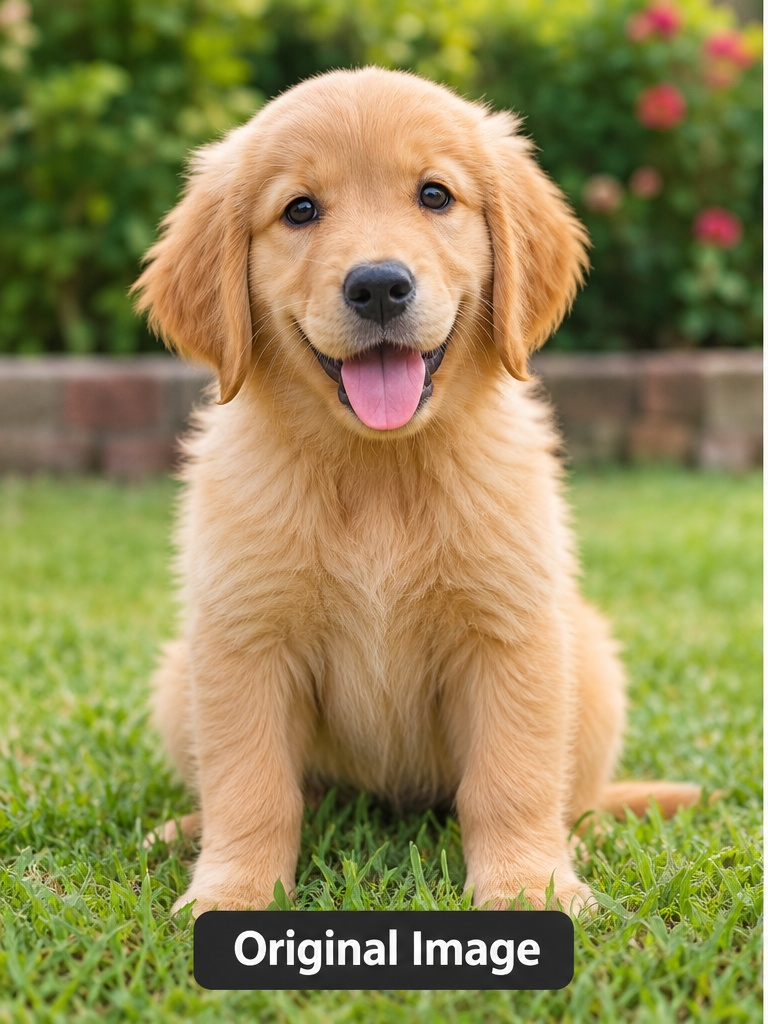
#> input picture Lab Experimets/Experiment 1/image.jpg, 768 x 1024 px, found by its file name
$ python experiment10.py
#> lines starting #> are read from the running program, lines starting #| are printed output that depends on the picture
import cv2

# Read the image
img = cv2.imread("image.jpg")
#> img is the input picture: shape (1024, 768, 3); mean B, G, R 83.9, 137.5, 146.4

if img is None:
    print("Error: Image not found!")
else:
    # Rotate the image 90 degrees clockwise
    rotated = cv2.rotate(img, cv2.ROTATE_90_CLOCKWISE)
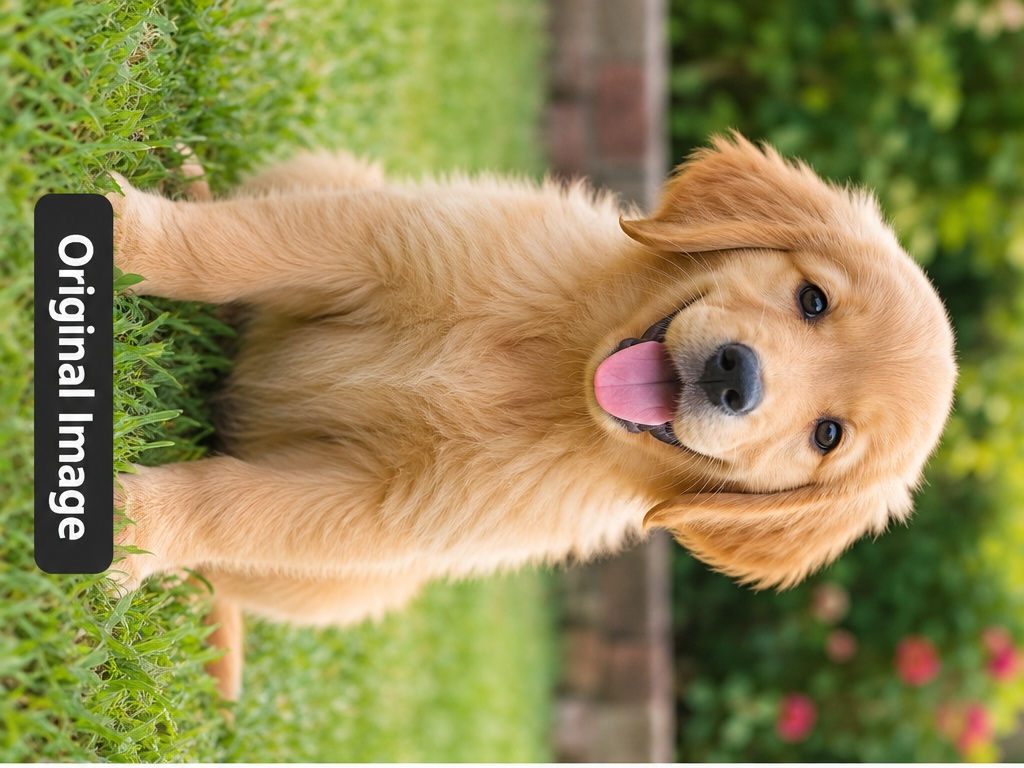
#> rotated: shape (768, 1024, 3); mean B, G, R 83.9, 137.5, 146.4

    # Display the original and rotated images
    cv2.imshow("Original Image", img)
    cv2.imshow("Rotated Image - 90 Degrees Clockwise", rotated)

    # Save the rotated image
    cv2.imwrite("rotated_image.jpg", rotated)

    print("Image rotated successfully!")

    cv2.waitKey(0)
    cv2.destroyAllWindows()
